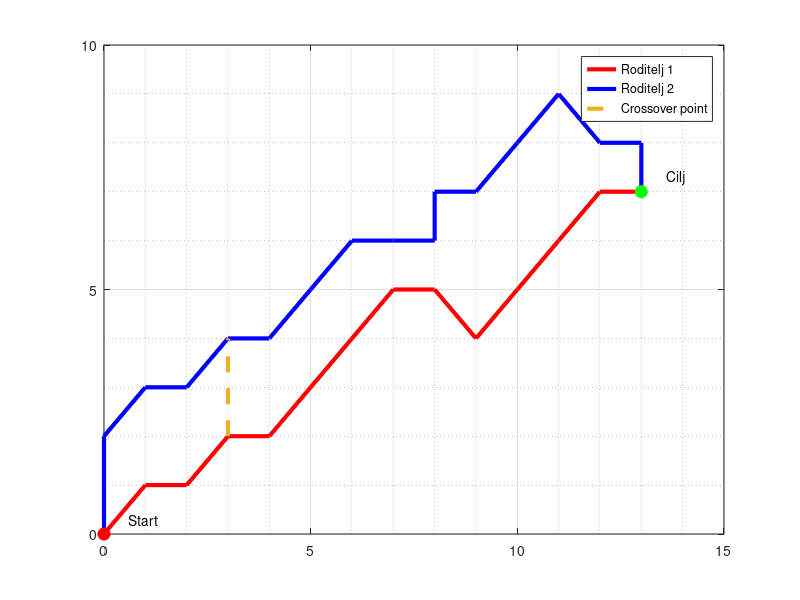
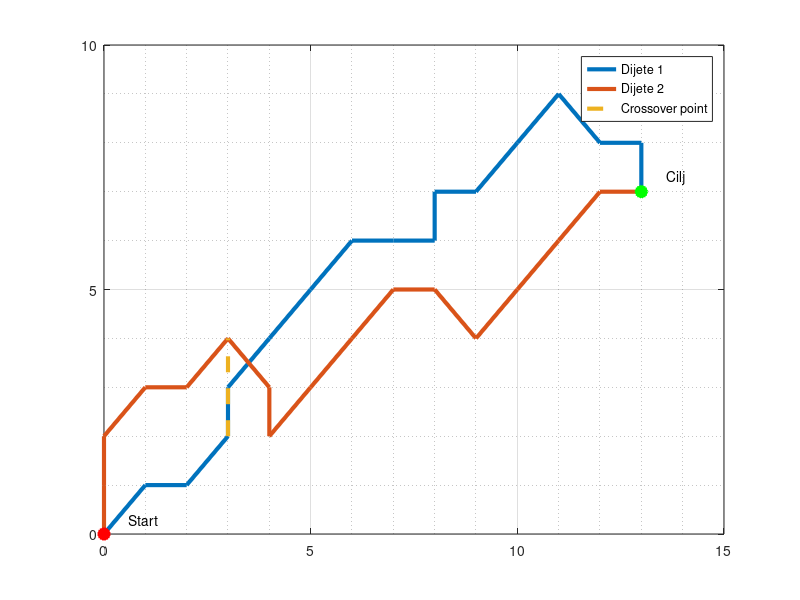
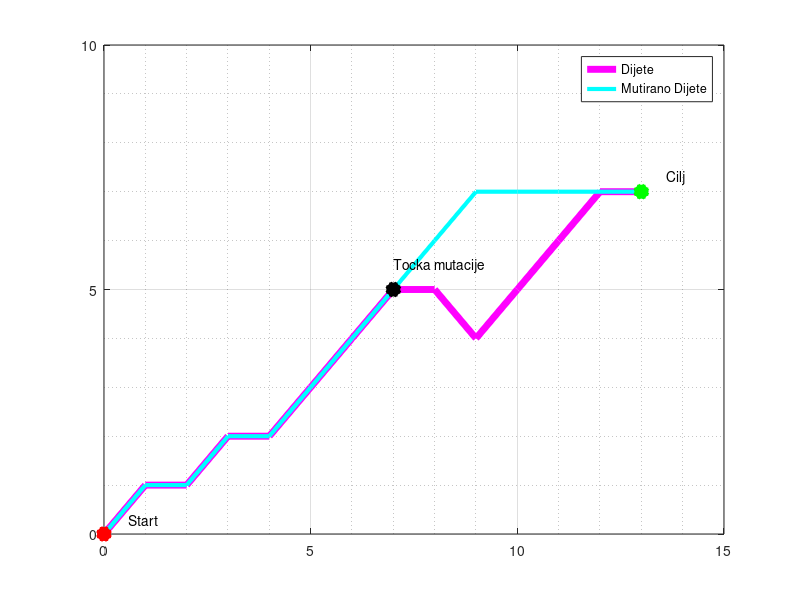

The MATLAB source for these figures, in order:
clc
clear all
close all
figure();
h = zeros(1,5);
h(1)= plot([0 1 2 3 4 5 6 7 8 9 10 11 12 13] ,[0 1 1 2 2 3 4 5 5 4 5 6 7 7], 'LineWidth', 3, 'Color','r','DisplayName','Roditelj 1'); 
hold on;
h(2) = plot([0 0 0 1 2 3 3 4 5 6 7 8 8 9 10 11 12 13 13] ,[0 1 2 3 3 4 4 4 5 6 6 6 7 7 8 9 8 8 7], 'LineWidth', 3,'Color','b','DisplayName','Roditelj 2');
h(3) = plot([3 3 3], [2 3 4], '--', 'LineWidth', 3,'DisplayName','Crossover point')
grid on
xlim([0 15])
ylim([0 10])
h(4) = plot(0,0, 'r*','LineWidth', 8)
text(0.6,0.3,'Start')
h(5) = plot(13,7,'g*', 'LineWidth', 8)
text(13.6,7.3,'Cilj')
grid minor
set(gca,'xtick',[0:5:15])
set(gca,'ytick',[0:5:10])
legend(h(1:3));

figure();
h = zeros(1,5);
h(1)= plot([0 1 2 3 3 4 5 6 7 8 8 9 10 11 12 13 13] ,[0 1 1 2 3 4  5 6 6 6 7 7 8 9 8 8 7], 'LineWidth', 3,'DisplayName','Dijete 1'); 
hold on;       
h(2)= plot([0 0 0 1 2 3 3 4 4 5 6 7 8 9 10 11 12 13 ] ,[0 1 2 3 3 4 4 3 2 3 4 5 5 4 5 6 7 7], 'LineWidth', 3,'DisplayName','Dijete 2'); 
h(3)= plot([3 3 3], [2 3 4], '--', 'LineWidth', 3, 'DisplayName','Crossover point')
grid on
xlim([0 15])
ylim([0 10])
h(4)= plot(0,0, 'r*','LineWidth', 8)
text(0.6,0.3,'Start')
h(5)= plot(13,7,'g*', 'LineWidth', 8)
text(13.6,7.3,'Cilj')

grid minor
set(gca,'xtick',[0:5:15])
set(gca,'ytick',[0:5:10])
legend(h(1:3));


figure();
h = zeros(1,5)
h(1)= plot([0 1 2 3 4 5 6 7 8 9 10 11 12 13] ,[0 1 1 2 2 3 4 5 5 4 5 6 7 7], 'LineWidth', 5, 'Color','m','DisplayName','Dijete'); 
hold on;
h(2)= plot([0 1 2 3 4 5 6 7 8 9 10 11 12 13] ,[0 1 1 2 2 3 4 5 6 7 7 7 7 7], 'LineWidth', 3, 'Color','c','DisplayName','Mutirano Dijete'); 
grid on
xlim([0 15])
ylim([0 10])
h(4)= plot(0,0, 'r*','LineWidth', 10)
text(0.6,0.3,'Start')
h(5) = plot(13,7,'g*', 'LineWidth', 10)
text(13.6,7.3,'Cilj')
h(3) = plot(7,5,'k*', 'LineWidth', 10)
text(7,5.5,'Tocka mutacije')
grid minor
set(gca,'xtick',[0:5:15])
set(gca,'ytick',[0:5:10])
legend(h(1:2));
